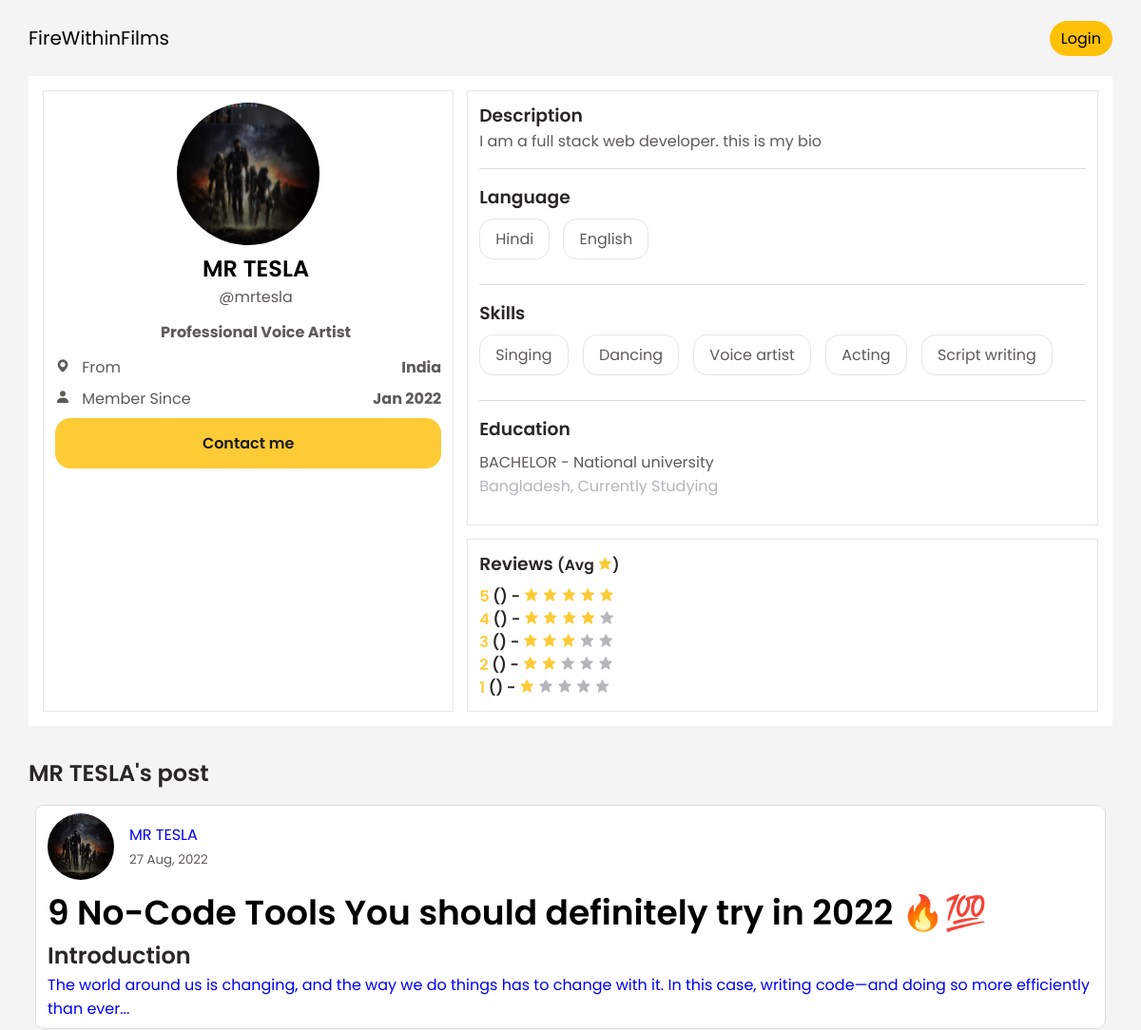
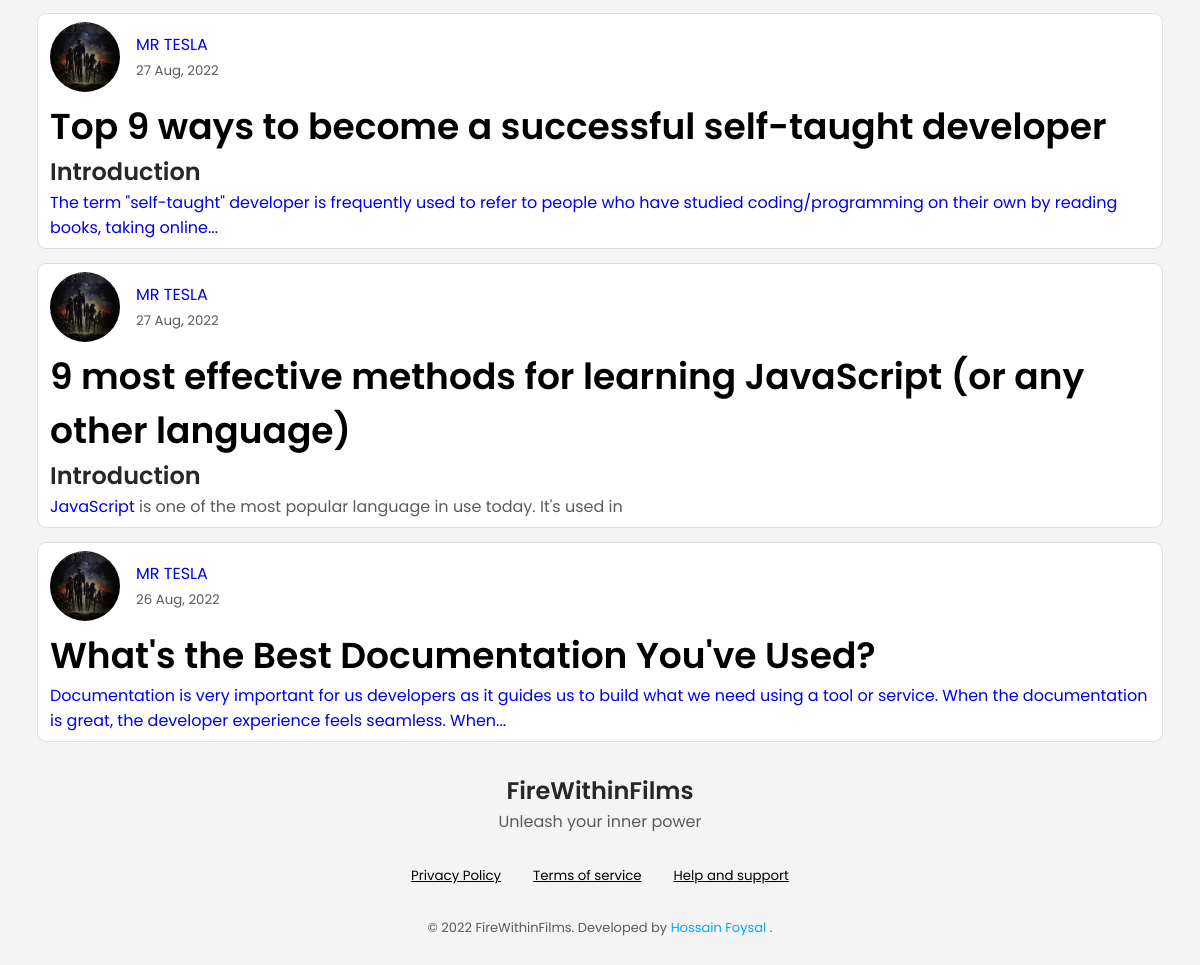
/mrtesla/, run on the app's committed database (2 pictures, top to bottom).
### firewithinfilms/models.py (models this page shows, shortened)
class User(db.Model, UserMixin):
    __tablename__ = 'user'
    id = db.Column(db.Integer, primary_key=True)
    username = db.Column(db.String(20), unique=True, nullable=False)
    name = db.Column(db.String(100))
    email = db.Column(db.String(120), unique=True, nullable=False)
    image_file = db.Column(db.String(20), default='default.jpg')
    password = db.Column(db.String(60), nullable=False)
    user_role = db.Column(db.String(60), default="user")
    join_date = db.Column(db.DateTime, nullable=False, default=datetime.utcnow)
    details = db.relationship('UserDetails', backref='details', lazy=True)
    reviews = db.relationship('UserReviews', backref='reviews', lazy=True)
    posts = db.relationship('UserPost', backref='author', lazy=True)

class UserDetails(db.Model):
    __tablename__ = 'user_details'
    id = db.Column(db.Integer, primary_key=True)
    user_headline = db.Column(db.String(100), default="Your Headline")
    country = db.Column(db.String(100), default='India')
    location = db.Column(db.String())
    description = db.Column(db.Text, nullable=False, default="Write about yourself")
    primary_lang = db.Column(db.String(100), default='N/A')
    secondary_lang = db.Column(db.String(100), default='N/A')
    skill_1 = db.Column(db.String(100), default='N/A')
    skill_2 = db.Column(db.String(100), default='N/A')
    skill_3 = db.Column(db.String(100), default='N/A')
    skill_4 = db.Column(db.String(100), default='N/A')
    skill_5 = db.Column(db.String(100), default='N/A')
    education_institue_name = db.Column(db.String(300), default='N/A')
    education_graduation_name = db.Column(db.String(300), default='N/A')
    education_institue_country = db.Column(db.String(100), default='N/A')
    education_graduation_year = db.Column(db.String(100), default="0")
    user_id = db.Column(db.Integer, db.ForeignKey('user.id'), nullable=False)

class UserPost(db.Model):
    __tablename__ = 'user_post'
    id = db.Column(db.Integer, primary_key=True)
    title = db.Column(db.String(100), nullable=False)
    date_posted = db.Column(db.DateTime, nullable=False, default=datetime.utcnow)
    content = db.Column(db.Text, nullable=False)
    image_file = db.Column(db.String(20))
    user_id = db.Column(db.Integer, db.ForeignKey('user.id'), nullable=False)

### firewithinfilms/user/views.py (the view)
@user.route('/<string:username>/')
def user_profile(username):
    user = User.query.filter_by(username=username).first_or_404()
    details = UserDetails.query.filter_by(user_id=user.id)
    posts = UserPost.query.filter_by(author=user).order_by(UserPost.date_posted.desc()).all()
    return render_template('public/publicaccount.html', user=user, details=details, posts=posts)

### firewithinfilms/templates/public/publicaccount.html (shortened to what this page needs)
{% extends 'root-profile.html' %}
{% block content %}
<header>
	<nav class="container">
        <div style="height: 5rem;" class="flex flex-j-space-between flex-a-center">
            <a href="{{ url_for('public.index') }}" style="font-size: 1.25rem; color: #000;">FireWithinFilms</a>
            {% if current_user.is_authenticated %}
            <a href="{{ url_for('users.user_create_post') }}" style="font-size: 1rem; padding: 6px 12px; background-color: #ffc107; color: #000; border-radius: 50rem;">
                Create Post
            </a>
            {% else %}
            <a href="{{ url_for('users.user_login') }}" style="font-size: 1rem; padding: 6px 12px; background-color: #ffc107; color: #000; border-radius: 50rem;">
                Login
            </a>
            {% endif %}
        </div>
    </nav>
</header>
<div>
    <div class="container cards profile__card p-1" style="margin-left: 0 !important;">
        <div class="card">
            <div class="img__container text__center">
                <img
                    class="img__round-lg"
                    src="{{url_for('static', filename='profile_pics/' + user.image_file)}}"
                />
            </div>
            <div class="text__center">
                <div class="article-metadata pl-1">
                    <a class="text__name mr-2 d-block" href="#">{{ user.name }}</a>
                    <small class="h3-sm d-block">@{{ user.username }}</small>
                    <h4 class="mt-75 mb-75">
                        Professional Voice Artist
                    </h4>
                </div>
                <div class="profile__details text__init">
                    <ul>
                        <li class="flex flex-j-space-between pb-5">
                            <span>
                                <i class='bx bxs-map mx-5'></i>
                                From
                            </span>
                            <b>India</b>
                        </li>
                        <li class="flex flex-j-space-between pb-5">
                            <span>
                                <i class='bx bxs-user mx-5'></i>
                                Member Since
                            </span>
                            <b>Jan 2022</b>
                        </li>
                    </ul>
                    <a href="{{ url_for('users.user_inbox') }}">
                        <input
                            type="button"
                            value="Contact me"
                            class="button__second btn-no-border"
                            style="cursor: pointer;"
                        />
                    </a>
                </div>
            </div>
        </div>
        <div class="profile__details__container">
            {% for detail in details %}
            <div class="card about__profile mt-1">
                <div class="pb-1">
                    <h3>Description</h3>
                    <article class="text__normal">
                        {{ detail.description }}
                    </article>
                </div>
                <div class="mt-1 pb-1">
                    <h3 class="mb-5">Language</h3>
                    {% if detail.primary_lang=='None' and detail.secondary_lang=='None' or detail.primary_lang.lower()=='n/a' and detail.secondary_lang.lower()=='n/a' %}
                    <p>
                        No language added.
                        <a href="{{ url_for('users.user_edit_description') }}" class="skill text__normal">
                            Add Language
                            <i class='bx bx-plus' style="margin-right: 5px;"></i>
                        </a>
                    </p>
                    {% else %}
                        {% if detail.primary_lang != 'None' and detail.secondary_lang != 'None' or detail.primary_lang != 'N/A' and detail.secondary_lang != 'N/A' %}
                        <span class="skill text__normal">
                            {{ detail.primary_lang.capitalize() }}
                        </span>
                        <span class="skill text__normal">
                            {{ detail.secondary_lang.capitalize() }}
                        </span>
                        {% endif %}
                    {% endif %}
                </div>
                <div class="mt-1 pb-1">
                    <h3 class="mb-5">Skills</h3>
                    {% if detail.skill_1=='None' and detail.skill_2=='None' and detail.skill_3=='None' and detail.skill_4 and detail.skill_5=='None' or detail.skill_1=='N/A' and detail.skill_2=='N/A' and detail.skill_3=='N/A' and detail.skill_4=='N/A' and detail.skill_5=='N/A' %}
                    <p>
                        No skill added.
                        <a href="{{ url_for('users.user_edit_description') }}" class="skill text__normal">
                            Add skills
                            <i class='bx bx-plus' style="margin-right: 5px;"></i>
                        </a>
                    </p>
                    {% else %}
                    <p class="text-1">
                        {% if detail.skill_1 != 'None' or detail.skill_1 != 'N/A' %}
                        <span class="skill text__normal">{{ detail.skill_1.capitalize() }}</span>
                        {% endif %}
                        {% if detail.skill_2 != 'None' or detail.skill_2 != 'N/A' %}
                        <span class="skill text__normal">{{ detail.skill_2.capitalize() }}</span>
                        {% endif %}
                        {% if detail.skill_3 == 'None' or detail.skill_3 != 'N/A' %}
                        <span class="skill text__normal">{{ detail.skill_3.capitalize() }}</span>
                        {% endif %}
                        {% if detail.skill_4 == 'None' or detail.skill_4 != 'N/A' %}
                        <span class="skill text__normal">{{ detail.skill_4.capitalize() }}</span>
                        {% endif %}
                        {% if detail.skill_5 == 'None' or detail.skill_5 != 'N/A' %}
                        <span class="skill text__normal">{{ detail.skill_5.capitalize() }}</span>
                        {% endif %}
                    </p>
                    {% endif %}
                </div>
                <div class="mt-1 pb-1 last">
                    <h3 class="mb-5">Education</h3>
                    {% if detail.education_graduation_name=='N/A' or detail.education_institue_name=='N/A' %}
                    <p>
                        No education added.
                        <a href="{{ url_for('users.user_edit_description') }}" class="skill text__normal">
                            Add Education
                            <i class='bx bx-plus' style="margin-right: 5px;"></i>
                        </a>
                    </p>
                    {% else %}
                    <p class="text__normal">
                        {{ detail.education_graduation_name.upper() }} - {{ detail.education_institue_name.capitalize() }}
                        <span class="d-block text__muted">
                            {{ detail.education_institue_country.capitalize() }},
                            {% if detail.education_graduation_year != '0' %}
                                Graduated {{ detail.education_graduation_year }}
                            {% else %}
                                Currently Studying
                            {% endif %}
                        </span>
                    </p>
                    {% endif %}
                </div>
            </div>
            {% endfor %}
            <div class="card mt-1">
                <h3 class="mb-5">
                    Reviews
                    <small>
                        (Avg
                        <i class='bx bxs-star review__star'></i>)
                    </small>
                </h3>
                <h3>
                    <span class="review__star__container d-block">
                        <span class="review__star">5</span>
                        ({{review_5}}) -
                        <i class='bx bxs-star review__star'></i>
                        <i class='bx bxs-star review__star'></i>
                        <i class='bx bxs-star review__star'></i>
                        <i class='bx bxs-star review__star'></i>
                        <i class='bx bxs-star review__star'></i>
                    </span>
                    <span class="review__star__container d-block">
                        <span class="review__star">4</span>
                        ({{review_4}}) -
                        <i class='bx bxs-star review__star'></i>
                        <i class='bx bxs-star review__star'></i>
                        <i class='bx bxs-star review__star'></i>
                        <i class='bx bxs-star review__star'></i>
                        <i class='bx bxs-star text__muted'></i>
                    </span>
                    <span class="review__star__container d-block">
                        <span class="review__star">3</span>
                        ({{review_3}}) -
                        <i class='bx bxs-star review__star'></i>
                        <i class='bx bxs-star review__star'></i>
                        <i class='bx bxs-star review__star'></i>
                        <i class='bx bxs-star text__muted'></i>
                        <i class='bx bxs-star text__muted'></i>
                    </span>
                    <span class="review__star__container d-block">
                        <span class="review__star">2</span>
                        ({{review_2}}) -
                        <i class='bx bxs-star review__star'></i>
                        <i class='bx bxs-star review__star'></i>
                        <i class='bx bxs-star text__muted'></i>
                        <i class='bx bxs-star text__muted'></i>
                        <i class='bx bxs-star text__muted'></i>
                    </span>
                    <span class="review__star__container d-block">
                        <span class="review__star">1</span>
                        ({{review_1}}) -
                        <i class='bx bxs-star review__star'></i>
                        <i class='bx bxs-star text__muted'></i>
                        <i class='bx bxs-star text__muted'></i>
                        <i class='bx bxs-star text__muted'></i>
                        <i class='bx bxs-star text__muted'></i>
                    </span>
                </h3>
            </div>
        </div>
    </div>
    {% if posts %}
    <h2 class="mb-5 mt-2">{{ user.name }}'s post</h2>
    {% else %}
    <h2 class="mb-5 mt-2">{{ user.name }} have no post yet</h2>
    {% endif %}
    {% for post in posts %}
    <article class="media content-section my-1 mx-5 ml-5 px-75 pl-75">
            <div class="container article__header flex pt-5">
                <img
                    class="img__round-sm"
                    src="{{ url_for('static', filename='profile_pics/' + post.author.image_file) }}"
                />
                <div class="article-metadata pl-1" style="margin-top: auto; margin-bottom: auto;">
                    <a class="h3-sm mr-2 d-block" href="{{ url_for('users.user_profile', username=current_user.username) }}">
                        {{ post.author.name }}
                    </a>
                    <small>
                        {{ post.date_posted.strftime('%d %b, %Y') }}
                    </small>
                </div>
            </div>
            <div class="container media-body pt-5 pb-5">
                <div>
                    <a href="{{ url_for('users.user_post', post_id=post.id) }}">
                        <h2 class="article__title">
                            {{ post.title }}
                        </h2>
                        <p class="article-content">
                            {{ post.content | truncate(200) | safe }}
                        </p>
                    </a>
                </div>
            </div>
    </article>
    {% endfor %}
</div>
<footer style="margin: 2rem auto;">
    <div class="container">
        <div style="text-align: center">
            <h2>FireWithinFilms</h2>
            <p> Unleash your inner power </p>
            <small class="flex flex-j-content-center" style="gap: 2rem; margin-top: 2rem;">
                <a href="#" class="link pe-4">
                    Privacy Policy </a>
                <a href="#" class="link pe-4"> Terms of service </a>
                <a href="#" class="link"> Help and support </a>
            </small>
            <div class="">
                <p class="footer__copy" style="margin-top: 2rem !important;">
                    &copy; <span id="yearvalue">20xx</span> FireWithinFilms. Developed by
                    <a href="https://hossainfoysal.com" style="color: #00a8ff"> Hossain Foysal </a>.
                </p>
            </div>
        </div>
    </div>
</footer>
{% endblock content %}

### data on the page
User: image_file (picture), name "MR TESLA", username "mrtesla"
UserDetails: description "I am a full stack web developer. this is my bio", primary_lang "Hindi", secondary_lang "English", skill_1 "Singing", skill_2 "Dancing", skill_3 "Voice artist", skill_4 "Acting", skill_5 "Script writing", education_graduation_name "BACHELOR", education_institue_name "National university", education_institue_country "Bangladesh", education_graduation_year "Currently Studying"
UserPost: image_file (picture), author.name "MR TESLA", date_posted "27 Aug, 2022", title "9 No-Code Tools You should definitely try in 2022 🔥💯", content "Introduction The world around us is changing, and the way we do things has to change with it. In this case, writing code—and doing so more efficiently than ever..."
UserPost: image_file (picture), author.name "MR TESLA", date_posted "27 Aug, 2022", title "Top 9 ways to become a successful self-taught developer", content "Introduction The term \"self-taught\" developer is frequently used to refer to people who have studied coding/programming on their own by reading books, taking online..."
UserPost: image_file (picture), author.name "MR TESLA", date_posted "27 Aug, 2022", title "9 most effective methods for learning JavaScript (or any other language)", content "Introduction JavaScript is one of the most popular language in use today. It's used in"
UserPost: image_file (picture), author.name "MR TESLA", date_posted "26 Aug, 2022", title "What's the Best Documentation You've Used?", content "Documentation is very important for us developers as it guides us to build what we need using a tool or service. When the documentation is great, the developer experience feels seamless. When..."
